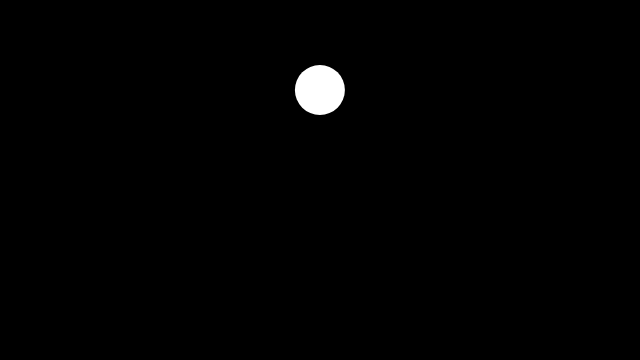
Frame 1 (no input)
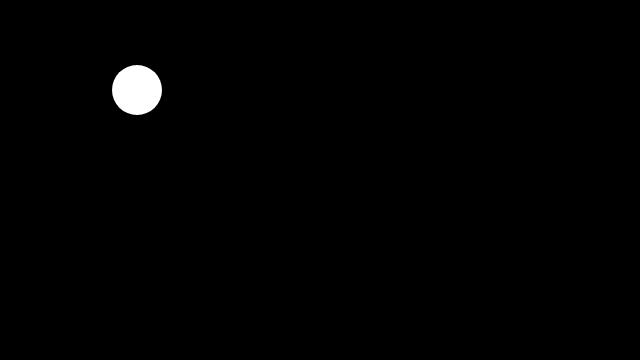
Frame 60 (no input)
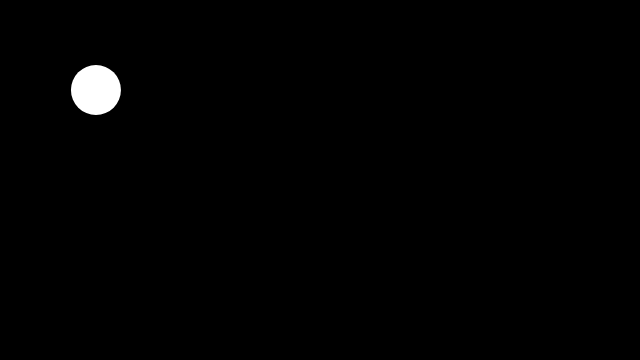
Frame 120 (the mouse pressed at the canvas centre since frame 60)

The p5.js sketch that drew these frames (run headless with seeded random() and noise() and a simulated clock; from frame 60 on, the mouse is pressed at the canvas centre):

// p5.js sketch
// ── sketch.js
// https://editor.p5js.org/jht9629-nyu/sketches/-GzgH4Gnf
// Conditionals - Bouncing Ball with Gravity v4
// added velX bounceX

let ball = {};
// let x, y, radius;
// let velY, accY; //velocity and acceleration
let bounceFactor = -0.95;

function setup() {
  createCanvas(640, 360);

  ball.velY = 0; // initial velocity
  ball.accY = 0;
  // ball.accY = 0.1; // acceleration/gravity
  ball.bounceY = bounceFactor;
  ball.velX = 0;
  // ball.accX = 0.0;
  ball.accX = -0.1;
  ball.bounceX = -0.5;

  // position of ball
  ball.x = width / 2;
  ball.y = height / 4;
  ball.radius = 25;
}

function draw() {
  background(0);
  noStroke();

  ball.velY += ball.accY;
  ball.y += ball.velY;

  let ovelX = ball.velX;
  ball.velX += ball.accX;
  ball.x += ball.velX;
  
  if (ball.y < ball.radius || ball.y > height - ball.radius) {
    // reduce the speed each time ball hits floor
    ball.velY *= ball.bounceY;
    ball.y = constrain(ball.y, ball.radius, height - ball.radius);
  }
  if (ball.x < ball.radius || ball.x > width - ball.radius) {
    // reduce the speed each time ball hits wall
    ball.velX *= ball.bounceX;
    ball.x = constrain(ball.x, ball.radius, width - ball.radius);
  }

  circle(ball.x, ball.y, ball.radius * 2);
}

// https://editor.p5js.org/jht9629-nyu/sketches/dVHK9-Ns7
// Conditionals - Bouncing Ball with Gravity v2
// added friction

// https://editor.p5js.org/codingtrain/sketches/JTIN5dIVB
//
// Bouncing ball with gravity
// The Coding Train / Daniel Shiffman

// https://editor.p5js.org/jht9629-nyu/sketches/BtdFgAST_
// Conditionals - Bouncing Ball with Gravity v3
// Use object literals
